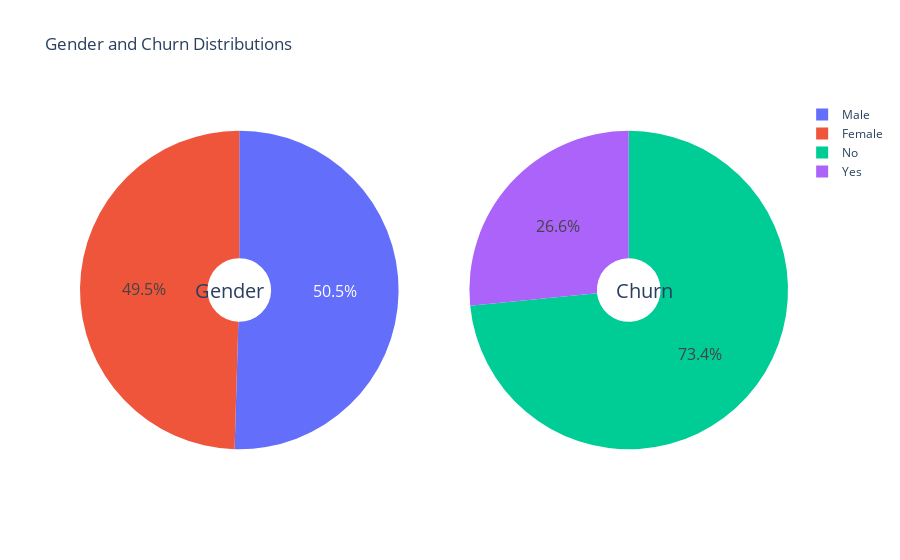

Here is the notebook cell this chart was saved with:
### Code cell
#What is the overall churn rate of the telecom company and how does it vary by customer demographics(e.g gender)
g_labels = ['Male', 'Female']
c_labels = ['No', 'Yes']
# Create subplots: use 'domain' type for Pie subplot
fig = make_subplots(rows=1, cols=2, specs=[[{'type':'domain'}, {'type':'domain'}]])
fig.add_trace(go.Pie(labels=g_labels, values=df_CustomerInfo['gender'].value_counts(), name="Gender"),
              1, 1)
fig.add_trace(go.Pie(labels=c_labels, values=df_CustomerInfo['Churn'].value_counts(), name="Churn"),
              1, 2)

# Use `hole` to create a donut-like pie chart
fig.update_traces(hole=.2, hoverinfo="label+percent+name", textfont_size=16)

fig.update_layout(
    title_text="Gender and Churn Distributions",
    # Add annotations in the center of the donut pies.
    annotations=[dict(text='Gender', x=0.16, y=0.5, font_size=20, showarrow=False),
                 dict(text='Churn', x=0.84, y=0.5, font_size=20, showarrow=False)])
fig.show()

### Figure 1 — Plotly figure (JSON) as saved in the notebook; plotly's stock layout.template omitted (floating-point values rounded to 4 significant figures)
{"data": [{"domain": {"x": [0, 0.45], "y": [0, 1]}, "hole": 0.2, "hoverinfo": "label+percent+name", "labels": ["Male", "Female"], "name": "Gender", "textfont": {"size": 16}, "type": "pie", "values": [3549, 3483]}, {"domain": {"x": [0.55, 1], "y": [0, 1]}, "hole": 0.2, "hoverinfo": "label+percent+name", "labels": ["No", "Yes"], "name": "Churn", "textfont": {"size": 16}, "type": "pie", "values": [5163, 1869]}], "layout": {"annotations": [{"font": {"size": 20}, "showarrow": false, "text": "Gender", "x": 0.16, "y": 0.5}, {"font": {"size": 20}, "showarrow": false, "text": "Churn", "x": 0.84, "y": 0.5}], "title": {"text": "Gender and Churn Distributions"}}}
